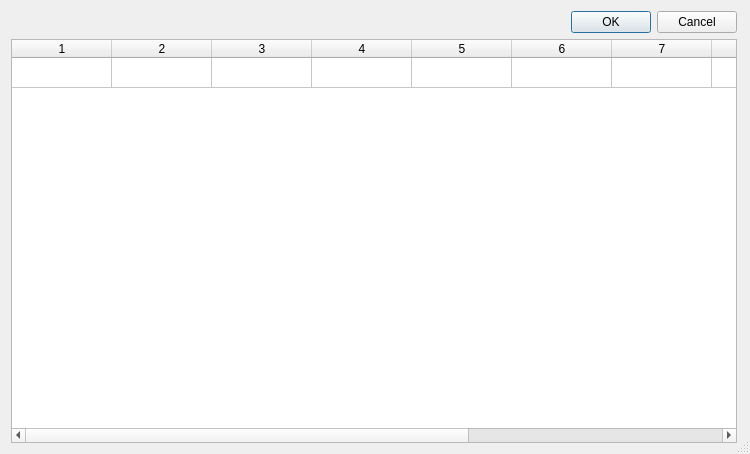
<?xml version="1.0" encoding="UTF-8"?>
<ui version="4.0">
 <class>Dialog</class>
 <widget class="QDialog" name="Dialog">
  <property name="geometry">
   <rect>
    <x>0</x>
    <y>0</y>
    <width>750</width>
    <height>454</height>
   </rect>
  </property>
  <property name="sizePolicy">
   <sizepolicy hsizetype="Expanding" vsizetype="Expanding">
    <horstretch>0</horstretch>
    <verstretch>0</verstretch>
   </sizepolicy>
  </property>
  <property name="minimumSize">
   <size>
    <width>0</width>
    <height>0</height>
   </size>
  </property>
  <property name="baseSize">
   <size>
    <width>0</width>
    <height>0</height>
   </size>
  </property>
  <property name="windowTitle">
   <string>Dialog</string>
  </property>
  <property name="sizeGripEnabled">
   <bool>true</bool>
  </property>
  <layout class="QVBoxLayout" name="verticalLayout">
   <property name="rightMargin">
    <number>13</number>
   </property>
   <item>
    <widget class="QDialogButtonBox" name="buttonBox">
     <property name="orientation">
      <enum>Qt::Horizontal</enum>
     </property>
     <property name="standardButtons">
      <set>QDialogButtonBox::Cancel|QDialogButtonBox::Ok</set>
     </property>
    </widget>
   </item>
   <item>
    <widget class="QTableWidget" name="tableWidget">
     <property name="cursor" stdset="0">
      <cursorShape>ArrowCursor</cursorShape>
     </property>
     <property name="sortingEnabled">
      <bool>true</bool>
     </property>
     <property name="rowCount">
      <number>1</number>
     </property>
     <property name="columnCount">
      <number>11</number>
     </property>
     <attribute name="horizontalHeaderStretchLastSection">
      <bool>true</bool>
     </attribute>
     <attribute name="verticalHeaderVisible">
      <bool>false</bool>
     </attribute>
     <attribute name="verticalHeaderHighlightSections">
      <bool>false</bool>
     </attribute>
     <attribute name="verticalHeaderStretchLastSection">
      <bool>false</bool>
     </attribute>
     <row/>
     <column/>
     <column/>
     <column/>
     <column/>
     <column/>
     <column/>
     <column/>
     <column/>
     <column/>
     <column/>
     <column/>
    </widget>
   </item>
  </layout>
 </widget>
 <resources/>
 <connections/>
</ui>
